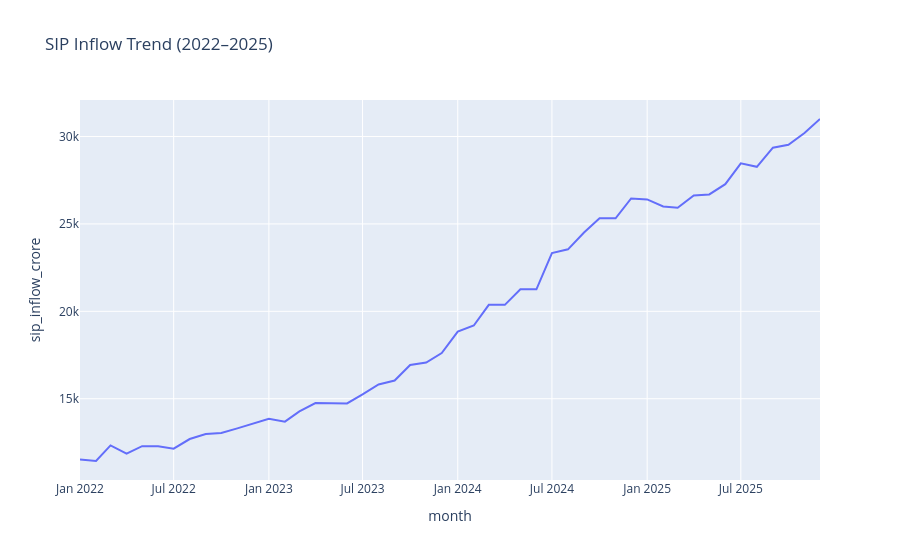

Source (notebook cell):
### Code cell
import plotly.express as px

fig = px.line(
    sip,
    x="month",
    y="sip_inflow_crore",
    title="SIP Inflow Trend (2022–2025)"
)

fig.show()
